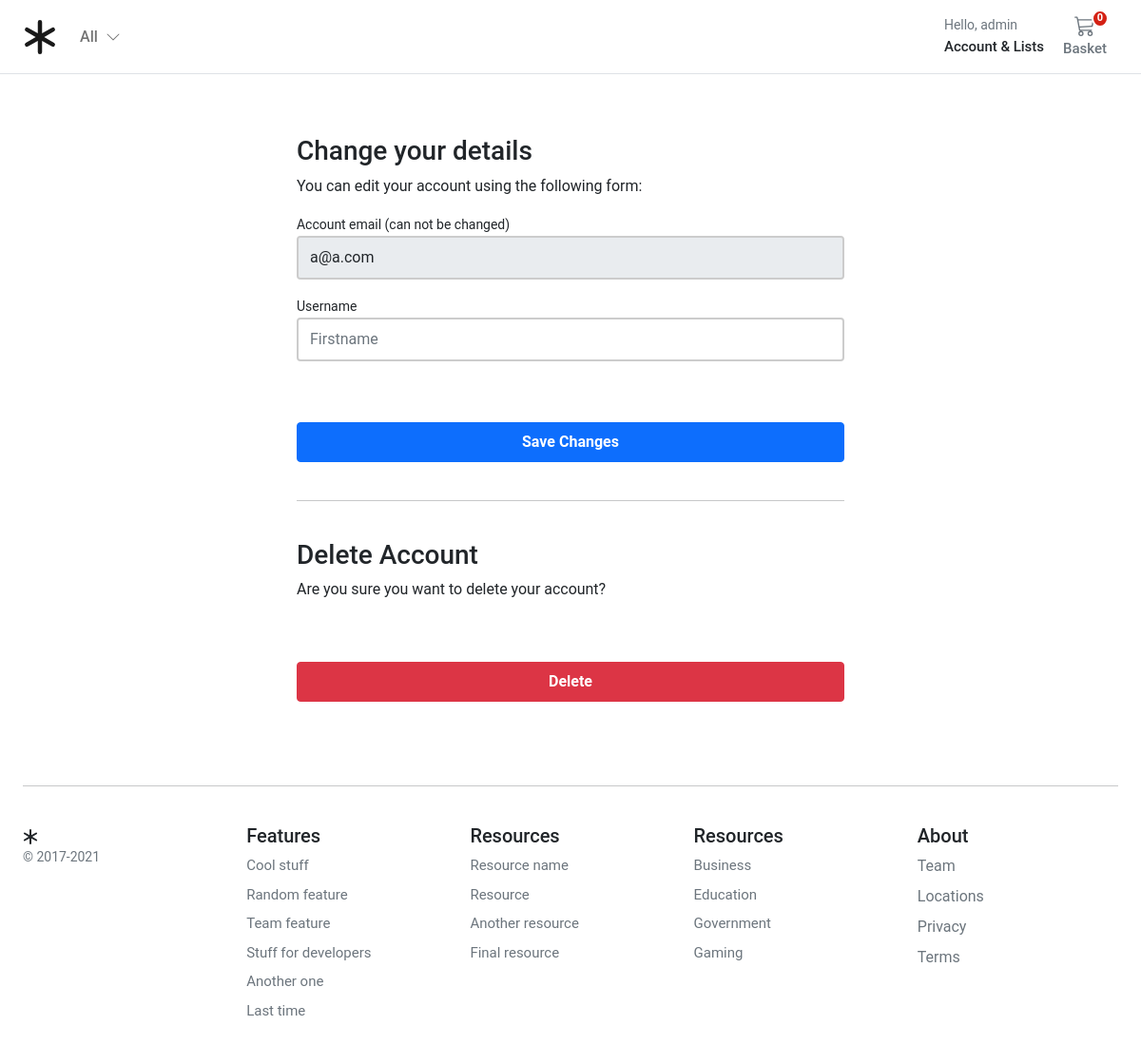
Page /account/profile/edit/ (signed in) on the earlier database version.
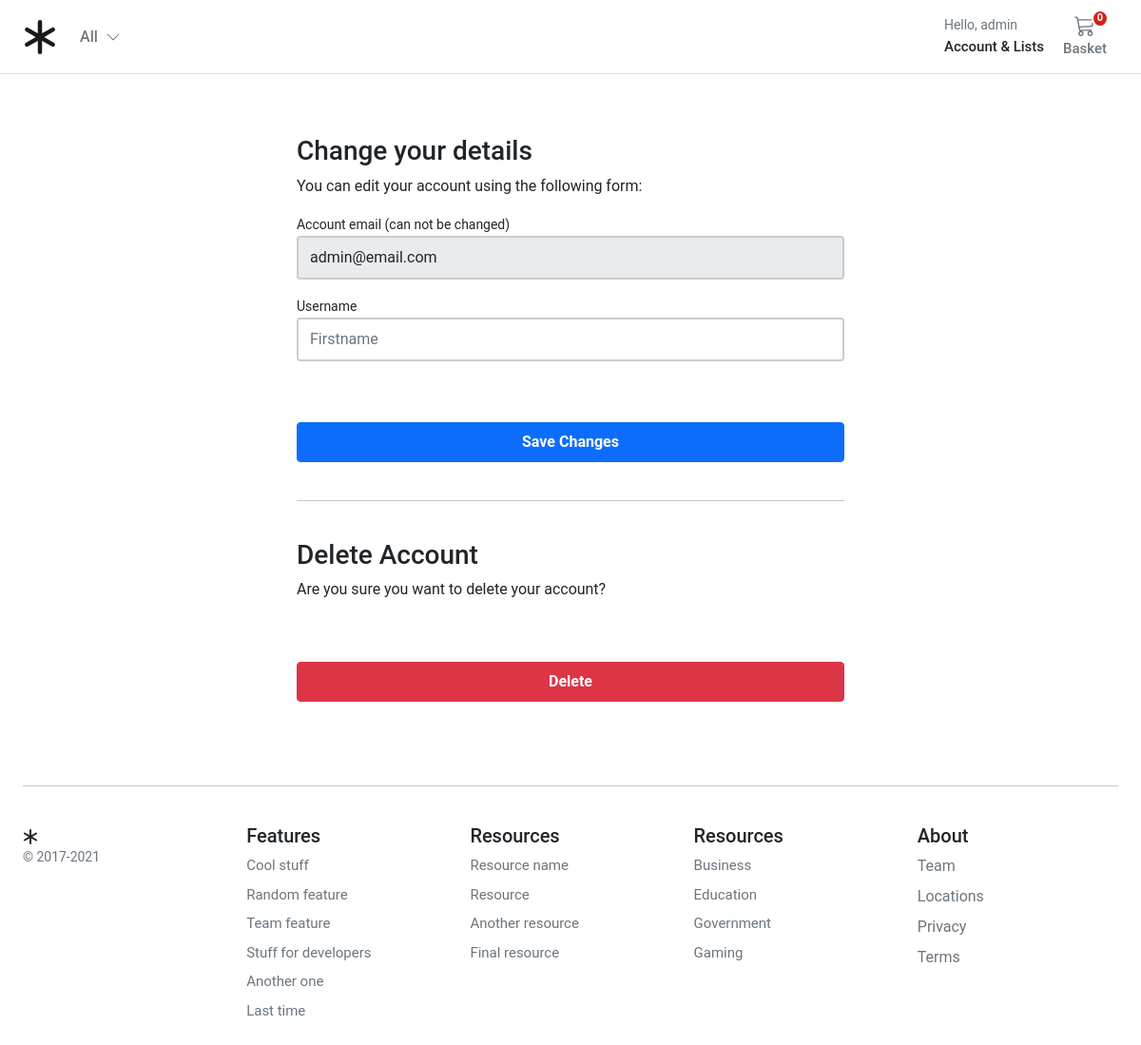
Same page on the later database version.
### account/models.py (models this page shows, shortened)
class Customer(AbstractBaseUser, PermissionsMixin):
    email = models.EmailField(_('email address'), unique=True)
    name = models.CharField(max_length=150)
    mobile = models.CharField(max_length=20, blank=True)
    is_active = models.BooleanField(default=False)
    is_staff = models.BooleanField(default=False)
    created = models.DateTimeField(auto_now_add=True)
    updated = models.DateTimeField(auto_now=True)
    objects = CustomAccountManager()
    USERNAME_FIELD = 'email'
    REQUIRED_FIELDS = ['name']
    class Meta:
        verbose_name = "Accounts"
        verbose_name_plural = "Accounts"

### account/views.py (the view)
# urls.py: path("profile/edit/", views.edit_details, name="edit_details"),
@login_required
def edit_details(request):
    if request.method == "POST":
        user_form = UserEditForm(instance=request.user, data=request.POST)
        if user_form.is_valid():
            user_form.save()
    else:
        user_form = UserEditForm(instance=request.user)
    return render(request, "account/dashboard/edit_details.html", {"user_form": user_form})

### account/forms.py
class UserEditForm(forms.ModelForm):
    email = forms.EmailField(
        label='Account email (can not be changed)', max_length=200, widget=forms.TextInput(
            attrs={'class': 'form-control mb-3', 'placeholder': 'email', 'id': 'form-email', 'readonly': 'readonly'}))
    user_name = forms.CharField(
        label='Firstname', min_length=4, max_length=50, widget=forms.TextInput(
            attrs={'class': 'form-control mb-3', 'placeholder': 'Username', 'id': 'form-firstname', 'readonly': 'readonly'}))
    first_name = forms.CharField(
        label='Username', min_length=4, max_length=50, widget=forms.TextInput(
            attrs={'class': 'form-control mb-3', 'placeholder': 'Firstname', 'id': 'form-lastname'}))
    class Meta:
        model = Customer
        fields = ('email', 'user_name', 'first_name',)
    def __init__(self, *args, **kwargs):
        super().__init__(*args, **kwargs)
        self.fields['user_name'].required = True
        self.fields['email'].required = True

### basket/basket.py (called while the page is built)
    def __len__(self):
        return sum(item["qty"] for item in self.basket.values())

### basket/context_processors.py (called while the page is built)
def basket(request):
    return {'basket': Basket(request)}

### templates/account/dashboard/edit_details.html (shortened to what this page needs)
{% extends "../sub_base.html" %}
{% block sub_content %}
<div class="col-6 mx-auto">
<form class="account-form" method="post" enctype="multipart/form-data">
    {% if user_form.is_valid and profile_form.is_valid  %}
    <div class="alert alert-primary" role="alert">
        Details successfully updated!
    </div>
    <p class="small text-center pt-0">
        <a href="{% url "account:dashboard" %}">Back to Dashboard</a>
    </p>
    {%else%}
    <h3>Change your details</h3>
    <p>You can edit your account using the following form:</p>
    {% endif %}
    <label class="small font-weight-bold">{{ user_form.email.label}}</label>
    {{ user_form.email }}
    <label class="small font-weight-bold">{{ user_form.first_name.label}}</label>
    {{ user_form.first_name }}
    <button class="btn btn-primary btn-block py-2 mb-4 mt-5 fw-bold w-100" type="submit" value="Save changes">Save
        Changes</button>
    <hr class="mb-3">
</form>
<form class="account-form" action="{% url "account:delete_user" %}" method="post">
    <p class=" h3 pt-4 font-weight-bold">Delete Account</p>
    <p>Are you sure you want to delete your account?</p>
    <button type="submit" role="button" class="btn btn-danger btn-block py-2 mb-4 mt-5 fw-bold w-100">Delete</button>
</form>
</div>
{% endblock %}

### templates/base.html (shortened to what the changed rows need)
{% load static %}
<!DOCTYPE html>
<html>
<head>
  <link href="https://cdn.jsdelivr.net/npm/bootstrap@5.0.0-beta1/dist/css/bootstrap.min.css" rel="stylesheet"
>
  <link rel="stylesheet" href="{% static 'core/css/base.css' %}">
  <link rel="stylesheet" href="{% block stylesheet %}{% endblock %}">
</head>
<body>
  <header class="pb-3">
    <nav class="navbar navbar-expand-md navbar-light bg-white border-bottom">
      <div class="container-fluid px-md-4">
        <div class="d-flex w-100 navbar-collapse">
          <div>
            <div class="collapse navbar-collapse" id="navbarSupportedContent2">
              <ul class="navbar-nav me-auto mb-2 mb-lg-0">
                <li class="nav-item dropdown">
                  <a class="nav-link dropdown-toggle text-reset" href="#" id="navbarDropdown" role="button"
                    data-bs-toggle="dropdown" aria-expanded="false">
                    <div class="small text-muted">Hello,
                      {% if user.is_authenticated %}
                        {{ request.user.name }}
                      {% else %}
                      Login
                      {% endif %}
                    </div>
                    <span class="fs15 fw500">Account &amp; Lists
                    </span>
                  </a>
                </li>
              </ul>
            </div>
          </div>
        </div>
      </div>
    </nav>
  </header>
  <main class="pt-5">
    <div id="content">{% block content %} {% endblock %}</div>
  </main>
</body>
</html>

Differences in the rows shown:
changed Customer "admin": email "a@a.com" → "admin@email.com"
